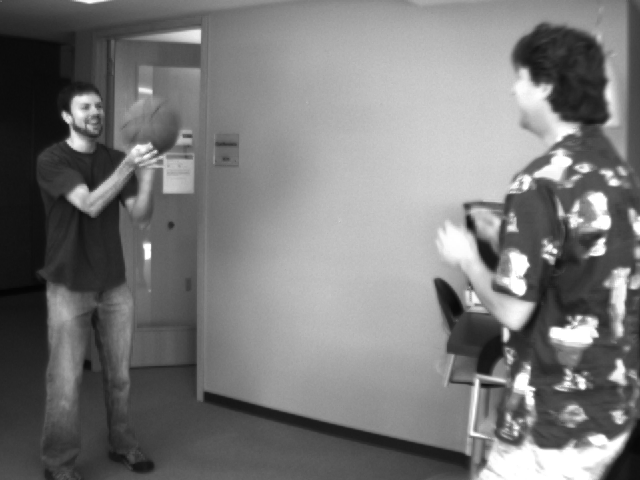
#> input picture basketball1.png, 640 x 480 px
$ python Q2.py
#> lines starting #> are read from the running program, lines starting #| are printed output that depends on the picture; after the words box and inside, x2 and y2 are one past the last pixel; in counts of white or black regions, pixels touching at a corner belong together
### LK.py
"""
Danish Waheed
CAP5415 - Fall 2017

This Python program is the supporting library for Q1 and Q2
"""

import numpy as np
import cv2

# This sets the program to ignore a divide error which does not affect the outcome of the program
np.seterr(divide='ignore', invalid='ignore')

'''
TODO: Add comments for this method
'''
def reduce(image, level=1):
    result = np.copy(image)

    for _ in range(level - 1):
        result = cv2.pyrDown(result)

    return result


'''
TODO: Add comments for this method
'''
def expand(image, level=1):
    return cv2.pyrUp(np.copy(image))


'''
TODO: Add comments for this method
'''
def compute_flow_map(u, v, gran=8):
    flow_map = np.zeros(u.shape)

    for y in range(flow_map.shape[0]):
        for x in range(flow_map.shape[1]):

            if y % gran == 0 and x % gran == 0:
                dx = 10 * int(u[y, x])
                dy = 10 * int(v[y, x])

                if dx > 0 or dy > 0:
                    cv2.arrowedLine(flow_map, (x, y), (x + dx, y + dy), 255, 1)

    return flow_map


'''
TODO: Add comments for this method
'''
def lucas_kanade(im1, im2, win=7):
    Ix = np.zeros(im1.shape)
    Iy = np.zeros(im1.shape)
    It = np.zeros(im1.shape)

    Ix[1:-1, 1:-1] = (im1[1:-1, 2:] - im1[1:-1, :-2]) / 2
    Iy[1:-1, 1:-1] = (im1[2:, 1:-1] - im1[:-2, 1:-1]) / 2
    It[1:-1, 1:-1] = im1[1:-1, 1:-1] - im2[1:-1, 1:-1]

    params = np.zeros(im1.shape + (5,))
    params[..., 0] = cv2.GaussianBlur(Ix * Ix, (5, 5), 3)
    params[..., 1] = cv2.GaussianBlur(Iy * Iy, (5, 5), 3)
    params[..., 2] = cv2.GaussianBlur(Ix * Iy, (5, 5), 3)
    params[..., 3] = cv2.GaussianBlur(Ix * It, (5, 5), 3)
    params[..., 4] = cv2.GaussianBlur(Iy * It, (5, 5), 3)

    cum_params = np.cumsum(np.cumsum(params, axis=0), axis=1)
    win_params = (cum_params[2 * win + 1:, 2 * win + 1:] -
                  cum_params[2 * win + 1:, :-1 - 2 * win] -
                  cum_params[:-1 - 2 * win, 2 * win + 1:] +
                  cum_params[:-1 - 2 * win, :-1 - 2 * win])

    u = np.zeros(im1.shape)
    v = np.zeros(im1.shape)

    Ixx = win_params[..., 0]
    Iyy = win_params[..., 1]
    Ixy = win_params[..., 2]
    Ixt = -win_params[..., 3]
    Iyt = -win_params[..., 4]

    M_det = Ixx * Iyy - Ixy ** 2
    temp_u = Iyy * (-Ixt) + (-Ixy) * (-Iyt)
    temp_v = (-Ixy) * (-Ixt) + Ixx * (-Iyt)
    op_flow_x = np.where(M_det != 0, temp_u / M_det, 0)
    op_flow_y = np.where(M_det != 0, temp_v / M_det, 0)

    u[win + 1: -1 - win, win + 1: -1 - win] = op_flow_x[:-1, :-1]
    v[win + 1: -1 - win, win + 1: -1 - win] = op_flow_y[:-1, :-1]

    return u, v

### Q2.py
"""
Danish Waheed
CAP5415 - Fall 2017

This Python program computes Lucas-Kanade optical flow with a Gaussian Pyramid
"""

import numpy as np
import cv2
from matplotlib import pyplot as plt
from LK import reduce, expand, lucas_kanade, compute_flow_map


# Setting the size of the window which will contain the before and after
# images of both image sets, along with their flow maps
plt.figure(figsize=(15, 10))

# Reading in the first set of images
basketball1 = cv2.cvtColor(cv2.imread('basketball1.png'), cv2.COLOR_RGB2GRAY)
#> basketball1: shape (480, 640); min 4, max 255, mean 120.3
basketball2 = cv2.cvtColor(cv2.imread('basketball2.png'), cv2.COLOR_RGB2GRAY)
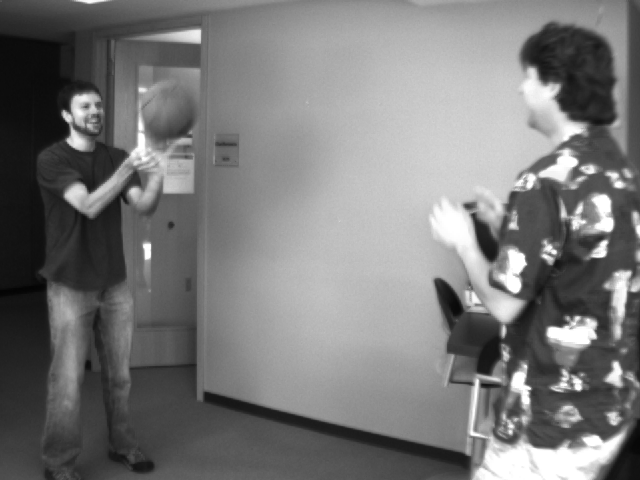
#> input picture basketball2.png, 640 x 480 px
#> basketball2: shape (480, 640); min 4, max 255, mean 119.9

# Reading in the second set of images
grove1 = cv2.cvtColor(cv2.imread('grove1.png'), cv2.COLOR_RGB2GRAY)
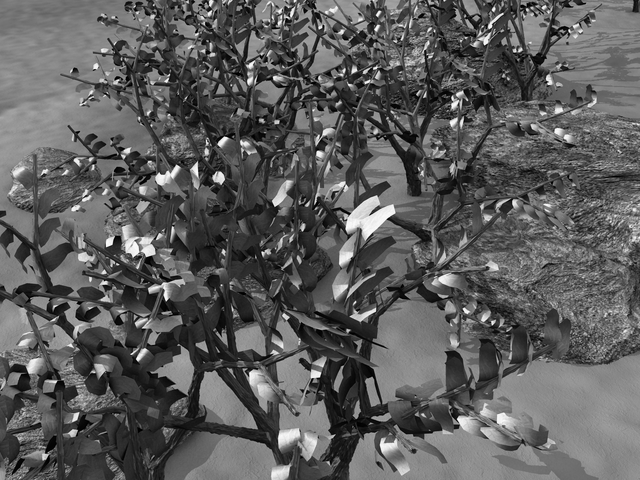
#> input picture grove1.png, 640 x 480 px
#> grove1: shape (480, 640); min 0, max 253, mean 92.3
grove2 = cv2.cvtColor(cv2.imread('grove2.png'), cv2.COLOR_RGB2GRAY)
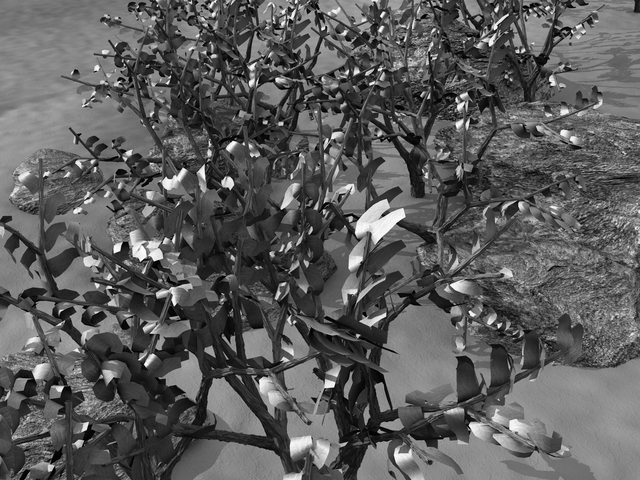
#> input picture grove2.png, 640 x 480 px
#> grove2: shape (480, 640); min 0, max 253, mean 92


# We set num_levels to the number of levels which we want for our Gaussian pyramid
num_levels = 4

# Declaring a current_levels variable to keep track of the current level as we iterate through the pyramid
current_level = num_levels

while current_level > 0:
    b1 = reduce(basketball1, current_level)
    b2 = reduce(basketball2, current_level)

    if current_level == num_levels:
        u = np.zeros(b1.shape)
        v = np.zeros(b1.shape)
    else:
        u = 2 * expand(u)
        v = 2 * expand(v)

    dx, dy = lucas_kanade(b1, b2)

    u = u + np.uint8(dx)
    v = v + np.uint8(dy)
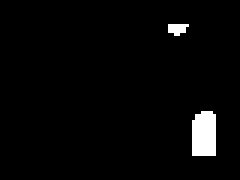
#> v: shape (60, 80) float64 (shown 3 times larger); values 0 (black) and 1 (white), 2.8% white; 2 white regions, box (x1, y1, x2, y2) and area: (64, 37, 72, 52) 114, (56, 8, 63, 12) 21

    flow_map = compute_flow_map(u, v, 8)
#> after the loop in compute_flow_map, `for y in range(flow_map.shape[0]):`: flow_map: shape (60, 80) float64; 3.8% white in thin lines or dots, all inside (x1, y1, x2, y2) = (8, 7, 80, 59)
    plt.subplot(num_levels + 1, 3, 3 * (num_levels - current_level) + 1), plt.imshow(b1, cmap='gray')
    plt.subplot(num_levels + 1, 3, 3 * (num_levels - current_level) + 2), plt.imshow(flow_map, cmap='gray')
    plt.subplot(num_levels + 1, 3, 3 * (num_levels - current_level) + 3), plt.imshow(b2, cmap='gray')

    current_level -= 1

plt.savefig("basketball_pyramid.png")
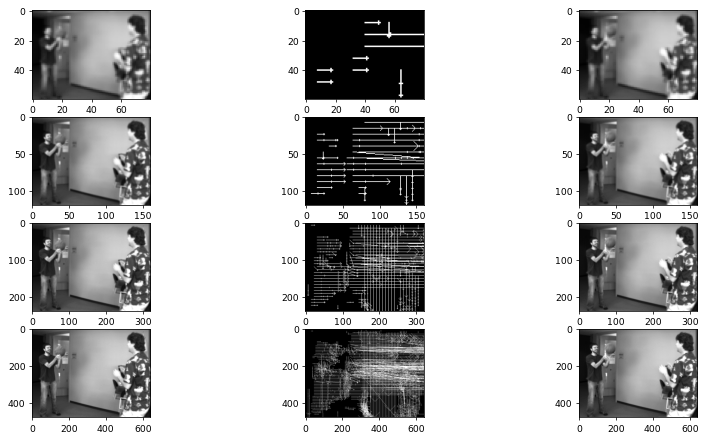
#> figure drawn by matplotlib, 12 panels
plt.show()


# Re-declaring the current_level variable as it was decremented to zero for the first image
current_level = num_levels

while current_level > 0:
    g1 = reduce(grove1, current_level)
    g2 = reduce(grove2, current_level)

    if current_level == num_levels:
        u = np.zeros(g1.shape)
        v = np.zeros(g2.shape)
    else:
        u = 2 * expand(u)
        v = 2 * expand(v)

    dx, dy = lucas_kanade(g1, g2)

    u = u + np.uint8(dx)
#> u: shape (60, 80) float64; values 0 (black) and 1 (white), 37.8% white; 1 white region, box (x1, y1, x2, y2) and area: (8, 8, 72, 52) 1814
    v = v + np.uint8(dy)
#> v: shape (60, 80) float64; values 0 (black) and 1 (white), 1.9% white; 1 white region, box (x1, y1, x2, y2) and area: (8, 9, 18, 20) 90

    flow_map = compute_flow_map(u, v, 8)
#> after the loop in compute_flow_map (call 5), `for y in range(flow_map.shape[0]):`: flow_map: shape (60, 80) float64; 6.8% white in thin lines or dots, all inside (x1, y1, x2, y2) = (7, 7, 75, 50)
    plt.subplot(num_levels + 1, 3, 3 * (num_levels - current_level) + 1), plt.imshow(g1, cmap='gray')
    plt.subplot(num_levels + 1, 3, 3 * (num_levels - current_level) + 2), plt.imshow(flow_map, cmap='gray')
    plt.subplot(num_levels + 1, 3, 3 * (num_levels - current_level) + 3), plt.imshow(g2, cmap='gray')

    current_level -= 1

plt.savefig("grove_pyramid.png")
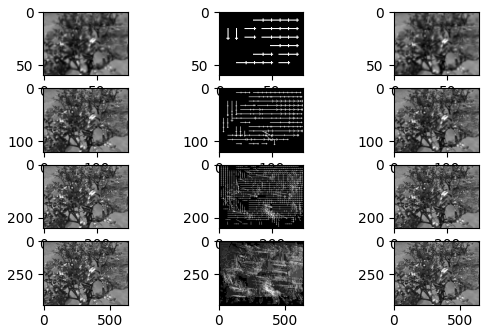
#> figure drawn by matplotlib, 12 panels
plt.title("Grove Pyramid")
plt.show()
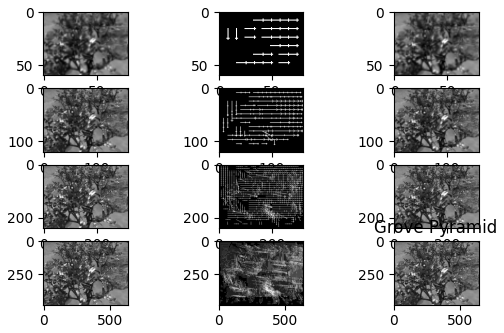
#> figure drawn by matplotlib, 12 panels
